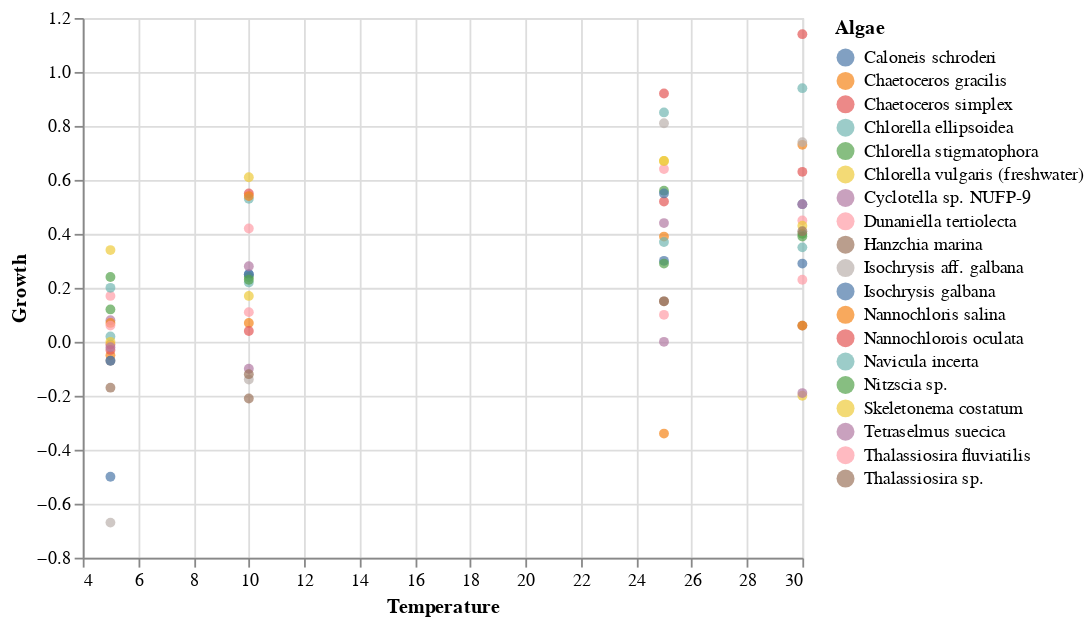

The cell this chart's notebook holds for it:
### Code cell
alt.Chart(df_jan[df_jan['Lux']==2500]).mark_circle().encode(
        alt.X('Temperature', scale=alt.Scale(zero=False)),
        alt.Y('Growth', scale=alt.Scale(zero=False, padding=1)),
        color='Algae',
        tooltip=['Algae',
                 'Temperature',
                 'Lux',
                 'Growth',
                 ]
    )

### Figure 1 — Vega-Lite specification as saved in the notebook (floating-point values rounded to 4 significant figures)
{"$schema": "https://vega.github.io/schema/vega-lite/v2.4.3.json", "config": {"view": {"height": 300, "width": 400}}, "data": {"values": [{"Algae": "Caloneis schroderi", "Growth": -0.5, "Lux": 2500, "Temperature": 5}, {"Algae": "Caloneis schroderi", "Growth": 0.25, "Lux": 2500, "Temperature": 10}, {"Algae": "Caloneis schroderi", "Growth": 0.3, "Lux": 2500, "Temperature": 25}, {"Algae": "Caloneis schroderi", "Growth": 0.29, "Lux": 2500, "Temperature": 30}, {"Algae": "Chaetoceros gracilis", "Growth": -0.05, "Lux": 2500, "Temperature": 5}, {"Algae": "Chaetoceros gracilis", "Growth": 0.07, "Lux": 2500, "Temperature": 10}, {"Algae": "Chaetoceros gracilis", "Growth": 0.39, "Lux": 2500, "Temperature": 25}, {"Algae": "Chaetoceros gracilis", "Growth": 0.73, "Lux": 2500, "Temperature": 30}, {"Algae": "Chaetoceros simplex", "Growth": -0.01, "Lux": 2500, "Temperature": 5}, {"Algae": "Chaetoceros simplex", "Growth": 0.55, "Lux": 2500, "Temperature": 10}, {"Algae": "Chaetoceros simplex", "Growth": 0.52, "Lux": 2500, "Temperature": 25}, {"Algae": "Chaetoceros simplex", "Growth": 0.63, "Lux": 2500, "Temperature": 30}, {"Algae": "Chlorella ellipsoidea", "Growth": 0.02, "Lux": 2500, "Temperature": 5}, {"Algae": "Chlorella ellipsoidea", "Growth": 0.53, "Lux": 2500, "Temperature": 10}, {"Algae": "Chlorella ellipsoidea", "Growth": 0.85, "Lux": 2500, "Temperature": 25}, {"Algae": "Chlorella ellipsoidea", "Growth": 0.94, "Lux": 2500, "Temperature": 30}, {"Algae": "Chlorella stigmatophora", "Growth": 0.24, "Lux": 2500, "Temperature": 5}, {"Algae": "Chlorella stigmatophora", "Growth": 0.24, "Lux": 2500, "Temperature": 10}, {"Algae": "Chlorella stigmatophora", "Growth": 0.56, "Lux": 2500, "Temperature": 25}, {"Algae": "Chlorella stigmatophora", "Growth": 0.39, "Lux": 2500, "Temperature": 30}, {"Algae": "Chlorella vulgaris (freshwater)", "Growth": 0, "Lux": 2500, "Temperature": 5}, {"Algae": "Chlorella vulgaris (freshwater)", "Growth": 0.17, "Lux": 2500, "Temperature": 10}, {"Algae": "Chlorella vulgaris (freshwater)", "Growth": 0.67, "Lux": 2500, "Temperature": 25}, {"Algae": "Chlorella vulgaris (freshwater)", "Growth": -0.2, "Lux": 2500, "Temperature": 30}, {"Algae": "Dunaniella tertiolecta", "Growth": 0.17, "Lux": 2500, "Temperature": 5}, {"Algae": "Dunaniella tertiolecta", "Growth": 0.42, "Lux": 2500, "Temperature": 10}, {"Algae": "Dunaniella tertiolecta", "Growth": 0.64, "Lux": 2500, "Temperature": 25}, {"Algae": "Dunaniella tertiolecta", "Growth": 0.45, "Lux": 2500, "Temperature": 30}, {"Algae": "Cyclotella sp. NUFP-9", "Growth": 0.08, "Lux": 2500, "Temperature": 5}, {"Algae": "Cyclotella sp. NUFP-9", "Growth": -0.1, "Lux": 2500, "Temperature": 10}, {"Algae": "Cyclotella sp. NUFP-9", "Growth": 0, "Lux": 2500, "Temperature": 25}, {"Algae": "Cyclotella sp. NUFP-9", "Growth": -0.19, "Lux": 2500, "Temperature": 30}, {"Algae": "Hanzchia marina", "Growth": -0.07, "Lux": 2500, "Temperature": 5}, {"Algae": "Hanzchia marina", "Growth": -0.21, "Lux": 2500, "Temperature": 10}, {"Algae": "Hanzchia marina", "Growth": 0.15, "Lux": 2500, "Temperature": 25}, {"Algae": "Hanzchia marina", "Growth": 0.06, "Lux": 2500, "Temperature": 30}, {"Algae": "Isochrysis galbana", "Growth": -0.07, "Lux": 2500, "Temperature": 5}, {"Algae": "Isochrysis galbana", "Growth": 0.25, "Lux": 2500, "Temperature": 10}, {"Algae": "Isochrysis galbana", "Growth": 0.55, "Lux": 2500, "Temperature": 25}, {"Algae": "Isochrysis galbana", "Growth": 0.51, "Lux": 2500, "Temperature": 30}, {"Algae": "Isochrysis aff. galbana", "Growth": -0.67, "Lux": 2500, "Temperature": 5}, {"Algae": "Isochrysis aff. galbana", "Growth": -0.14, "Lux": 2500, "Temperature": 10}, {"Algae": "Isochrysis aff. galbana", "Growth": 0.81, "Lux": 2500, "Temperature": 25}, {"Algae": "Isochrysis aff. galbana", "Growth": 0.74, "Lux": 2500, "Temperature": 30}, {"Algae": "Nannochlorois oculata", "Growth": -0.03, "Lux": 2500, "Temperature": 5}, {"Algae": "Nannochlorois oculata", "Growth": 0.04, "Lux": 2500, "Temperature": 10}, {"Algae": "Nannochlorois oculata", "Growth": 0.92, "Lux": 2500, "Temperature": 25}, {"Algae": "Nannochlorois oculata", "Growth": 1.14, "Lux": 2500, "Temperature": 30}, {"Algae": "Nannochloris salina", "Growth": 0.07, "Lux": 2500, "Temperature": 5}, {"Algae": "Nannochloris salina", "Growth": 0.54, "Lux": 2500, "Temperature": 10}, {"Algae": "Nannochloris salina", "Growth": -0.34, "Lux": 2500, "Temperature": 25}, {"Algae": "Nannochloris salina", "Growth": 0.06, "Lux": 2500, "Temperature": 30}, {"Algae": "Navicula incerta", "Growth": 0.2, "Lux": 2500, "Temperature": 5}, {"Algae": "Navicula incerta", "Growth": 0.22, "Lux": 2500, "Temperature": 10}, {"Algae": "Navicula incerta", "Growth": 0.37, "Lux": 2500, "Temperature": 25}, {"Algae": "Navicula incerta", "Growth": 0.35, "Lux": 2500, "Temperature": 30}, {"Algae": "Nitzscia sp.", "Growth": 0.12, "Lux": 2500, "Temperature": 5}, {"Algae": "Nitzscia sp.", "Growth": 0.23, "Lux": 2500, "Temperature": 10}, {"Algae": "Nitzscia sp.", "Growth": 0.29, "Lux": 2500, "Temperature": 25}, {"Algae": "Nitzscia sp.", "Growth": 0.4, "Lux": 2500, "Temperature": 30}, {"Algae": "Skeletonema costatum", "Growth": 0.34, "Lux": 2500, "Temperature": 5}, {"Algae": "Skeletonema costatum", "Growth": 0.61, "Lux": 2500, "Temperature": 10}, {"Algae": "Skeletonema costatum", "Growth": 0.67, "Lux": 2500, "Temperature": 25}, {"Algae": "Skeletonema costatum", "Growth": 0.43, "Lux": 2500, "Temperature": 30}, {"Algae": "Tetraselmus suecica", "Growth": -0.02, "Lux": 2500, "Temperature": 5}, {"Algae": "Tetraselmus suecica", "Growth": 0.28, "Lux": 2500, "Temperature": 10}, {"Algae": "Tetraselmus suecica", "Growth": 0.44, "Lux": 2500, "Temperature": 25}, {"Algae": "Tetraselmus suecica", "Growth": 0.51, "Lux": 2500, "Temperature": 30}, {"Algae": "Thalassiosira fluviatilis", "Growth": 0.06, "Lux": 2500, "Temperature": 5}, {"Algae": "Thalassiosira fluviatilis", "Growth": 0.11, "Lux": 2500, "Temperature": 10}, {"Algae": "Thalassiosira fluviatilis", "Growth": 0.1, "Lux": 2500, "Temperature": 25}, {"Algae": "Thalassiosira fluviatilis", "Growth": 0.23, "Lux": 2500, "Temperature": 30}, {"Algae": "Thalassiosira sp.", "Growth": -0.17, "Lux": 2500, "Temperature": 5}, {"Algae": "Thalassiosira sp.", "Growth": -0.12, "Lux": 2500, "Temperature": 10}, {"Algae": "Thalassiosira sp.", "Growth": 0.15, "Lux": 2500, "Temperature": 25}, {"Algae": "Thalassiosira sp.", "Growth": 0.41, "Lux": 2500, "Temperature": 30}]}, "encoding": {"color": {"field": "Algae", "type": "nominal"}, "tooltip": [{"field": "Algae", "type": "nominal"}, {"field": "Temperature", "type": "quantitative"}, {"field": "Lux", "type": "quantitative"}, {"field": "Growth", "type": "quantitative"}], "x": {"field": "Temperature", "scale": {"zero": false}, "type": "quantitative"}, "y": {"field": "Growth", "scale": {"padding": 1, "zero": false}, "type": "quantitative"}}, "mark": "circle"}
